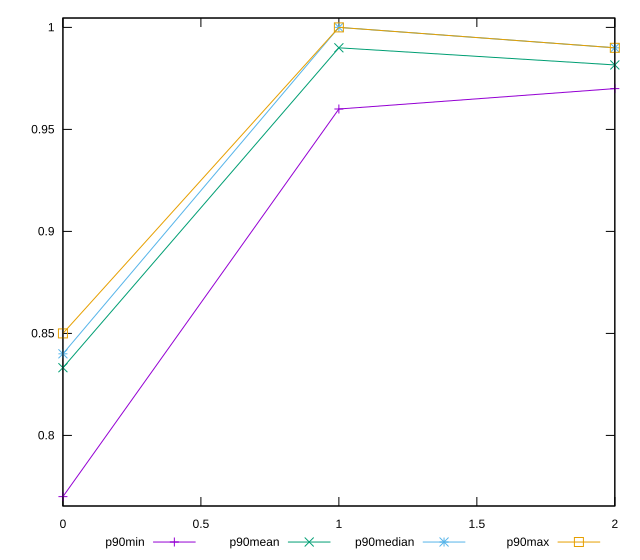

Write gnuplot code to recreate this figure.
reset

$p90Min <<EOF
0 0.77
1 0.96
2 0.97
EOF

$p90Mean <<EOF
0 0.8331914893617022
1 0.9900000000000003
2 0.9815957446808503
EOF

$p90Median <<EOF
0 0.84
1 1
2 0.99
EOF

$p90Max <<EOF
0 0.85
1 1
2 0.99
EOF

set key outside below
set xrange [0:2]
set yrange [0.7654:1.0046]
set trange [0.7654:1.0046]
set terminal svg size 640, 560 enhanced background rgb 'white'
set output "reports/report_00032_2021-02-25T10-28-15.087Z/meta/score/progression/value.svg"

plot $p90Min title "p90min" with linespoints, \
     $p90Mean title "p90mean" with linespoints, \
     $p90Median title "p90median" with linespoints, \
     $p90Max title "p90max" with linespoints

reset
